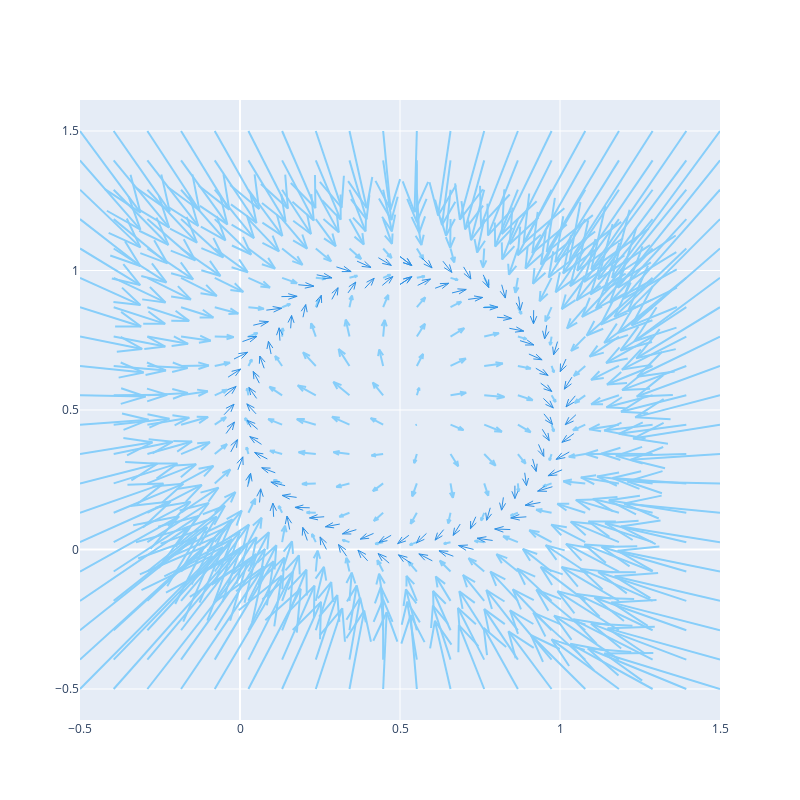

The notebook cell this image was saved under:
### Code cell
xx,yy = np.mgrid[-.5:1.5:20j, -.5:1.5:20j]
s = xx.shape[0]*yy.shape[0]
xyz = np.column_stack((
    xx.ravel(),
    yy.ravel(),
#     np.ones([s])*.5
))

dOut = dModel(xyz)
eOut = eModel(dOut)
x= xyz[:,0]
y= xyz[:,1]
uv = eOut-xyz
u = uv[:,0]
v = uv[:,1]

fq = ff.create_quiver(x, y, u, v,
        scale=.4,
        arrow_scale=.4,
        name='quiver',
      )

fq.layout = layout
fq.layout.colorway=['lightskyblue']+py.colors.qualitative.Dark24
fq.add_traces(fqTarget)
fq

### Figure 1 — Plotly figure (JSON) as saved in the notebook; plotly's stock layout.template omitted (floating-point values rounded to 4 significant figures; data arrays with more than 128 entries replaced by an {"elided": "..."} marker saying what was removed)
{"data": [{"mode": "lines", "name": "quiver", "type": "scatter", "x": {"elided": "2800 float values"}, "y": {"elided": "2800 float values"}}, {"line": {"width": 1}, "mode": "lines", "name": "in to target", "type": "scatter", "x": {"elided": "728 float values"}, "y": {"elided": "728 float values"}}], "layout": {"colorway": ["lightskyblue", "#2E91E5", "#E15F99", "#1CA71C", "#FB0D0D", "#DA16FF", "#222A2A", "#B68100", "#750D86", "#EB663B", "#511CFB", "#00A08B", "#FB00D1", "#FC0080", "#B2828D", "#6C7C32", "#778AAE", "#862A16", "#A777F1", "#620042", "#1616A7", "#DA60CA", "#6C4516", "#0D2A63", "#AF0038"], "height": 800, "hovermode": "closest", "showlegend": false, "width": 800}}
